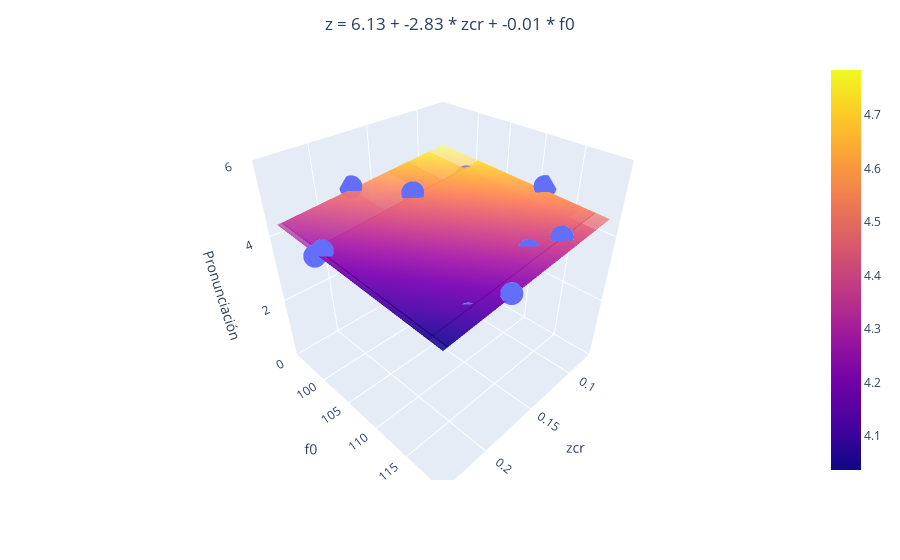

Notebook code for this chart:
### Code cell
if len(dicc_model) == 2:
    import plotly.express as px
    import plotly.graph_objects as go

    # Seleccionamos solo las características seleccionadas en X
    X_selected = X[:, selected_features]

    # Entrenamos el modelo de regresión con las características seleccionadas
    regr_multivar = SMWrapper(sm.OLS)
    regr_multivar_fit = regr_multivar.fit(X_selected, y)

    # Obtenemos las predicciones del modelo para las características seleccionadas
    y_pred = regr_multivar.predict(X_selected)

    # Crear la figura
    fig = px.scatter_3d(x=X_selected[:, 0], y=X_selected[:, 1], z=y)

    # Crear el plano de regresión
    xx, yy = np.meshgrid(X_selected[:, 0], X_selected[:, 1])
    zz = regr_multivar_fit.params[0] + np.dot(np.array([xx.ravel(), yy.ravel()]).T, regr_multivar_fit.params[1:].ravel()).reshape(xx.shape)
    fig.add_trace(go.Surface(x=xx, y=yy, z=zz, opacity=0.5))

    # Construir la cadena de texto para la ecuación del plano
    equation = f'z = {regr_multivar_fit.params[0].round(2)}'
    for i, (key, model) in enumerate(dicc_model.items()):
        equation += f' + {regr_multivar_fit.params[1:][i].round(2)} * {key.replace("_model", "")}'
    
    # Centrar el título
    fig.update_layout(title=dict(text=equation, x=0.5, xanchor='center'))

    # Etiquetas de los ejes y rango del eje z
    fig.update_layout(scene=dict(xaxis_title=list(dicc_model.keys())[0].replace("_model", ""), yaxis_title=list(dicc_model.keys())[1].replace("_model", ""), zaxis_title='Pronunciación', zaxis=dict(range=[0, 6]), yaxis=dict(tickvals=[100, 105, 110, 115])))

    fig.write_html(
       os.path.join(PATH, TEST_FOLDER, REGGRESSION_FOLDER, PARAMETRIC_FOLDER, PRONUNCIACION_FOLDER, FEMALE_FOLDER, 'regresion_pronunciacion_multivariable_female.html')
    )

    fig.show()

### Figure 1 — Plotly figure (JSON) as saved in the notebook; plotly's stock layout.template omitted (floating-point values rounded to 4 significant figures)
{"data": [{"hovertemplate": "x=%{x}<br>y=%{y}<br>z=%{z}<extra></extra>", "legendgroup": "", "marker": {"color": "#636efa", "symbol": "circle"}, "mode": "markers", "name": "", "scene": "scene", "showlegend": false, "type": "scatter3d", "x": [0.07594, 0.1378, 0.09304, 0.2356, 0.2044, 0.1812, 0.1478, 0.117, 0.2325, 0.1734], "y": [111.1, 116.4, 101.3, 101.5, 117.7, 119.6, 101.0, 117.9, 102.3, 94.71], "z": [4.692, 4.277, 4.433, 4.164, 4, 4.292, 4.603, 4.462, 4.333, 4.588]}, {"opacity": 0.5, "type": "surface", "x": [[0.07594, 0.1378, 0.09304, 0.2356, 0.2044, 0.1812, 0.1478, 0.117, 0.2325, 0.1734], [0.07594, 0.1378, 0.09304, 0.2356, 0.2044, 0.1812, 0.1478, 0.117, 0.2325, 0.1734], [0.07594, 0.1378, 0.09304, 0.2356, 0.2044, 0.1812, 0.1478, 0.117, 0.2325, 0.1734], [0.07594, 0.1378, 0.09304, 0.2356, 0.2044, 0.1812, 0.1478, 0.117, 0.2325, 0.1734], [0.07594, 0.1378, 0.09304, 0.2356, 0.2044, 0.1812, 0.1478, 0.117, 0.2325, 0.1734], [0.07594, 0.1378, 0.09304, 0.2356, 0.2044, 0.1812, 0.1478, 0.117, 0.2325, 0.1734], [0.07594, 0.1378, 0.09304, 0.2356, 0.2044, 0.1812, 0.1478, 0.117, 0.2325, 0.1734], [0.07594, 0.1378, 0.09304, 0.2356, 0.2044, 0.1812, 0.1478, 0.117, 0.2325, 0.1734], [0.07594, 0.1378, 0.09304, 0.2356, 0.2044, 0.1812, 0.1478, 0.117, 0.2325, 0.1734], [0.07594, 0.1378, 0.09304, 0.2356, 0.2044, 0.1812, 0.1478, 0.117, 0.2325, 0.1734]], "y": [[111.1, 111.1, 111.1, 111.1, 111.1, 111.1, 111.1, 111.1, 111.1, 111.1], [116.4, 116.4, 116.4, 116.4, 116.4, 116.4, 116.4, 116.4, 116.4, 116.4], [101.3, 101.3, 101.3, 101.3, 101.3, 101.3, 101.3, 101.3, 101.3, 101.3], [101.5, 101.5, 101.5, 101.5, 101.5, 101.5, 101.5, 101.5, 101.5, 101.5], [117.7, 117.7, 117.7, 117.7, 117.7, 117.7, 117.7, 117.7, 117.7, 117.7], [119.6, 119.6, 119.6, 119.6, 119.6, 119.6, 119.6, 119.6, 119.6, 119.6], [101.0, 101.0, 101.0, 101.0, 101.0, 101.0, 101.0, 101.0, 101.0, 101.0], [117.9, 117.9, 117.9, 117.9, 117.9, 117.9, 117.9, 117.9, 117.9, 117.9], [102.3, 102.3, 102.3, 102.3, 102.3, 102.3, 102.3, 102.3, 102.3, 102.3], [94.71, 94.71, 94.71, 94.71, 94.71, 94.71, 94.71, 94.71, 94.71, 94.71]], "z": [[4.589, 4.414, 4.541, 4.137, 4.225, 4.291, 4.386, 4.473, 4.146, 4.313], [4.527, 4.351, 4.478, 4.074, 4.163, 4.229, 4.323, 4.411, 4.083, 4.251], [4.706, 4.531, 4.658, 4.254, 4.342, 4.408, 4.503, 4.59, 4.262, 4.43], [4.703, 4.528, 4.655, 4.251, 4.34, 4.405, 4.5, 4.587, 4.26, 4.427], [4.51, 4.335, 4.462, 4.058, 4.146, 4.212, 4.307, 4.394, 4.067, 4.234], [4.488, 4.313, 4.44, 4.036, 4.125, 4.19, 4.285, 4.372, 4.045, 4.212], [4.71, 4.535, 4.661, 4.257, 4.346, 4.412, 4.506, 4.594, 4.266, 4.434], [4.508, 4.333, 4.46, 4.056, 4.145, 4.21, 4.305, 4.392, 4.065, 4.232], [4.695, 4.519, 4.646, 4.242, 4.331, 4.397, 4.491, 4.578, 4.251, 4.419], [4.785, 4.609, 4.736, 4.332, 4.421, 4.487, 4.581, 4.669, 4.341, 4.509]]}], "layout": {"legend": {"tracegroupgap": 0}, "margin": {"t": 60}, "scene": {"domain": {"x": [0, 1], "y": [0, 1]}, "xaxis": {"title": {"text": "zcr"}}, "yaxis": {"tickvals": [100, 105, 110, 115], "title": {"text": "f0"}}, "zaxis": {"range": [0, 6], "title": {"text": "Pronunciación"}}}, "title": {"text": "z = 6.13 + -2.83 * zcr + -0.01 * f0", "x": 0.5, "xanchor": "center"}}}
